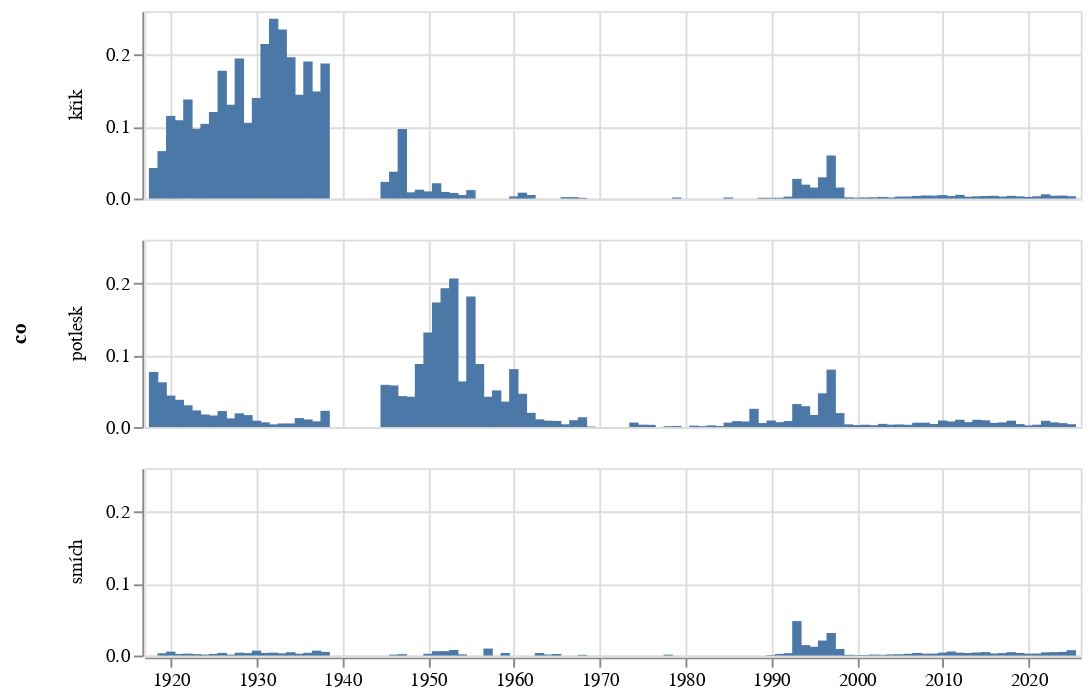

The notebook cell saved with this chart:
### Code cell
alt.Chart(
    pl.concat([zavorka("smích"), zavorka("potlesk"), zavorka("křik")]).to_pandas(),
    width = 500, height = 100
).mark_bar(
).encode(
    alt.X('datum:T', axis=alt.Axis(title=None)),
    alt.Y('podil:Q', axis=alt.Axis(title=None)),
    alt.Row('co:N')
)

### Figure 1 — Vega-Lite specification as saved in the notebook (floating-point values rounded to 4 significant figures; data arrays with more than 128 entries replaced by an {"elided": "..."} marker saying what was removed)
{"config": {"view": {"continuousWidth": 300, "continuousHeight": 300}}, "data": {"name": "data-3a38b1629e85f1e84c1951fc8dfcea24"}, "mark": {"type": "bar"}, "encoding": {"row": {"field": "co", "type": "nominal"}, "x": {"axis": {"title": null}, "field": "datum", "type": "temporal"}, "y": {"axis": {"title": null}, "field": "podil", "type": "quantitative"}}, "height": 100, "width": 500, "$schema": "https://vega.github.io/schema/vega-lite/v5.8.0.json", "datasets": {"data-3a38b1629e85f1e84c1951fc8dfcea24": {"elided": "243 records"}}}
